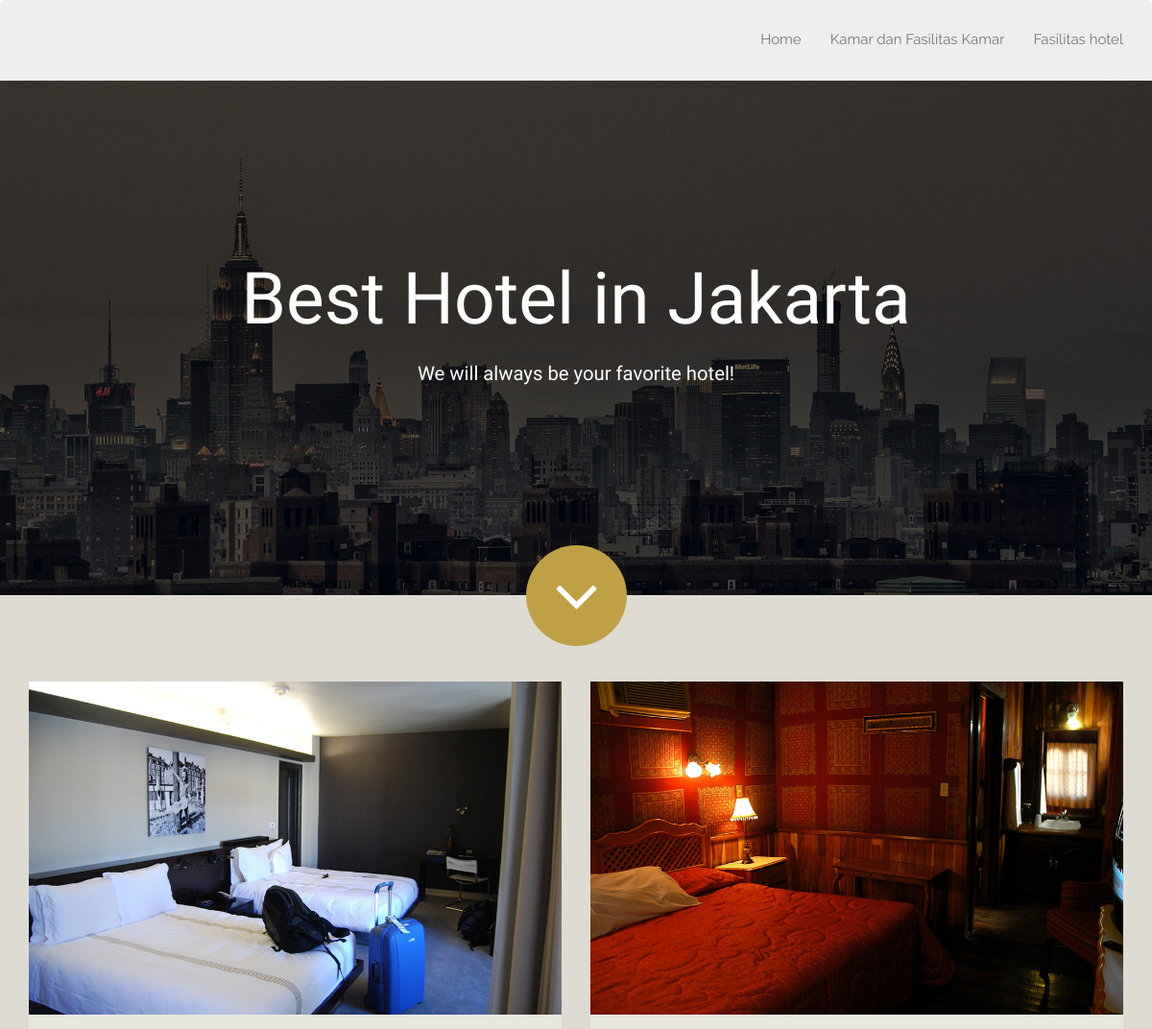
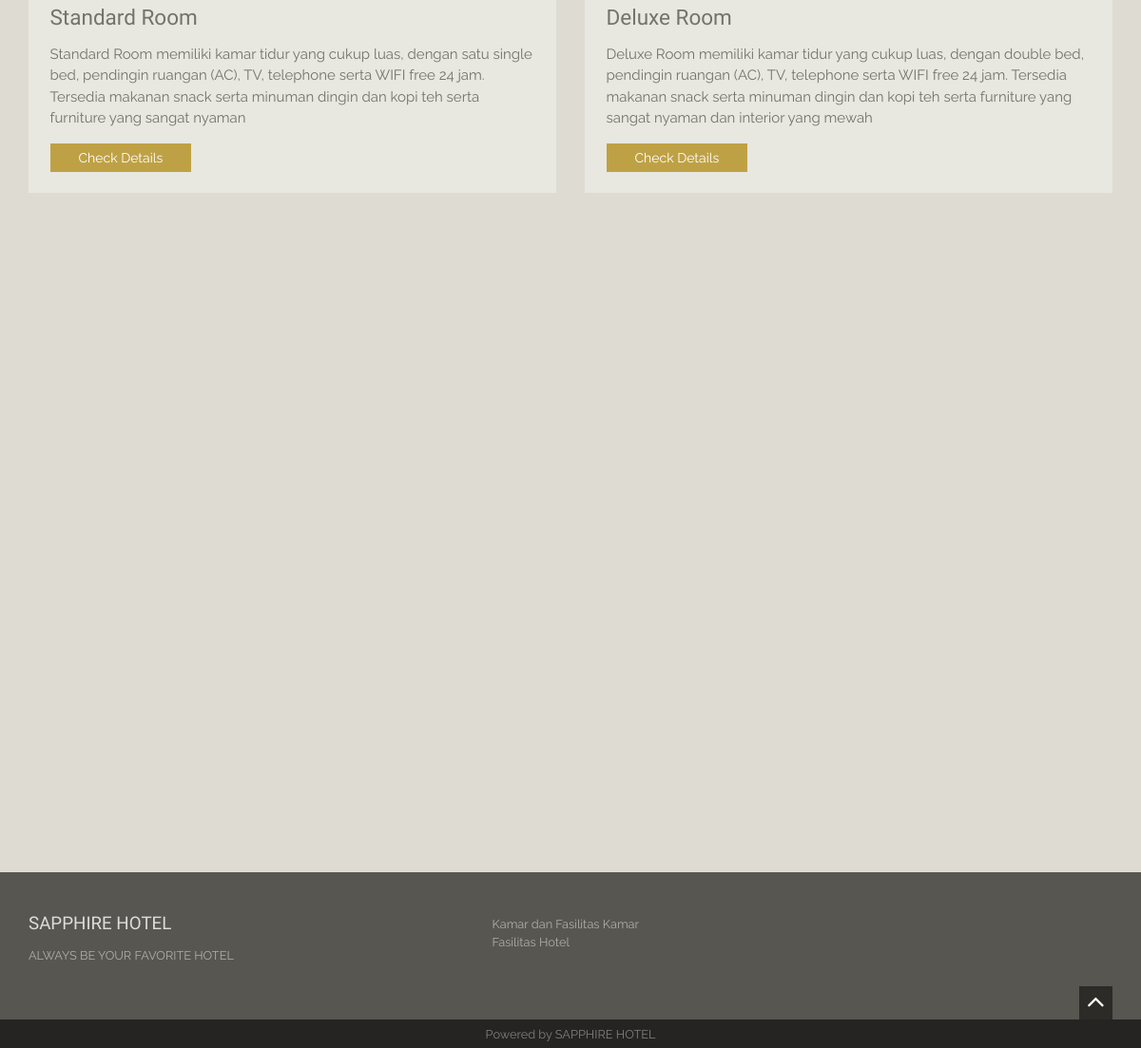
The page / on the database its author committed (2 pictures, top to bottom).
### tables this page shows
CREATE TABLE `kamar` (
  `id_kamar` int(11) NOT NULL,
  `penjelasan` text NOT NULL,
  `jenis_kamar` varchar(50) NOT NULL,
  `stok_kamar` int(20) NOT NULL,
  `tarif` int(100) NOT NULL,
  `gambar` text NOT NULL
);

### index.php (the view, shortened to what this page needs)
<?php include 'header.php'; ?>
<link rel="stylesheet" href="https://cdnjs.cloudflare.com/ajax/libs/font-awesome/4.7.0/css/font-awesome.min.css">
<div class="banner">
    <img src="images/photos/banner.jpg" class="img-responsive" alt="slide">
    <div class="welcome-message">
        <div class="wrap-info">
            <div class="information">
                <h1 class="animated fadeInDown">Best Hotel in Jakarta</h1>
                <p class="animated fadeInUp">We will always be your favorite hotel!</p>
            </div>
            <a href="#information" class="arrow-nav scroll wowload fadeInDownBig"><i class="fa fa-angle-down"></i></a>
        </div>
    </div>
</div>
<div class="spacer services wowload fadeInUp">
    <div class="container">
        <div class="row">
            <?php
            require 'db.php';
            $sql = mysqli_query($connection, "select * from kamar WHERE jenis_kamar='Standard Room'");
            while ($data = mysqli_fetch_array($sql)) {
            ?>
                <div class="col-sm-6 wowload fadeInUp">
                    <div class="rooms">
                        <div class="rooms"><img src="images/photos/<?php echo $data['gambar']; ?>" class="img-responsive">
                            <div class="info">
                                <h3><?php echo $data['jenis_kamar']; ?></h3>
                                <p><?php echo $data['penjelasan']; ?></p><a href="standard-room.php" class="btn btn-default">Check Details</a>
                            </div>
                        </div>
                    </div>
                </div>
            <?php } ?>
            <?php
            require 'db.php';
            $sql = mysqli_query($connection, "select * from kamar WHERE jenis_kamar='Deluxe Room'");
            while ($data = mysqli_fetch_array($sql)) {
            ?>
                <div class="col-sm-6 wowload fadeInUp">
                    <div class="rooms">
                        <div class="rooms"><img src="images/photos/<?php echo $data['gambar']; ?>" class="img-responsive">
                            <div class="info">
                                <h3><?php echo $data['jenis_kamar']; ?></h3>
                                <p><?php echo $data['penjelasan']; ?></p><a href="deluxe-room.php" class="btn btn-default">Check Details</a>
                            </div>
                        </div>
                    </div>
                </div>
            <?php } ?>
        </div>
    </div>
</div>
<?php include 'footer.php'; ?>

### assets/style.css (style rules this page uses)
body { background-color: #fff;font-family: 'Raleway', sans-serif;font-size: 15px;line-height: 15px; color: #73726C; }
.btn,a,a:hover { text-decoration: none;-webkit-transition: all 0.3s ease-in-out;-moz-transition: all 0.3s ease-in-out;-ms-transition: all 0.3s ease-in-out;-o-transition: all 0.3s ease-in-out;transition: all 0.3s ease-in-out;outline:0 ; }
h1,h2,h3,h4,h5,h6 { font-family:'Old Standard TT', serif;line-height: 1em;margin: 0; }
h1 { font-size: 5em; }
h3 { font-size: 1.5em; margin-bottom: 0.70em; }
p { margin-bottom: 1em;line-height: 1.5em; }
.btn { border:none !important;border-radius: 0;padding: 5px 30px; }
.btn-default { background:#bfa145;box-shadow: none !important;color: #fff; }
.spacer { padding:6em 0; }
.banner { position: relative;color: #fff; }
.banner p { font:300 1.35em/4em 'Old Standard TT', serif;margin:0; }
.banner img.img-responsive { width: 100%; }
.banner .welcome-message { position: absolute;left: 0;right:0;bottom:0;top:0;text-align: center; }
.banner .welcome-message .wrap-info { display: table;height: 100%;width: 100%; }
.banner .welcome-message .wrap-info .information { display: table-cell;vertical-align: middle; }
.banner .arrow-nav { position: absolute;bottom:-3.5em;background-color: #bfa145;height: 7em;width: 7em;display: inline-block;z-index: 100;left: 50%;margin-left: -52px;color: #fff;border-radius: 50%; }
.banner .arrow-nav i { font-size: 5em;line-height:105px; }
.services { background-color:#dedbd3; }
.rooms { margin-bottom: 2em; }
.rooms .info { padding: 1.5em;background-color: #E8E7E0; }

### rows shown on the page
kamar: gambar (picture), jenis_kamar "Standard Room", penjelasan "Standard Room memiliki kamar tidur yang cukup luas, dengan satu single bed, pendingin ruangan (AC), TV, telephone serta WIFI free 24 jam. Tersedia makanan snack serta minuman dingin dan kopi teh serta furniture yang sangat nyaman"
kamar: gambar (picture), jenis_kamar "Deluxe Room", penjelasan "Deluxe Room memiliki kamar tidur yang cukup luas, dengan double bed, pendingin ruangan (AC), TV, telephone serta WIFI free 24 jam. Tersedia makanan snack serta minuman dingin dan kopi teh serta furniture yang sangat nyaman dan interior yang mewah"
